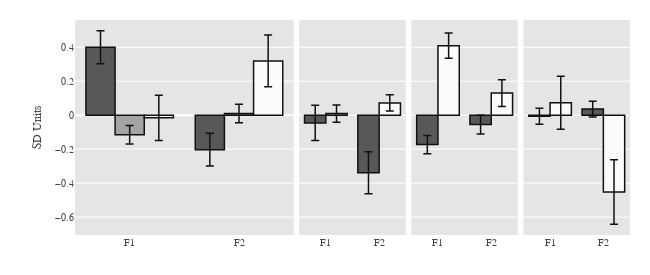

Here is the notebook cell this chart was saved with:
### Code cell
import plotly.graph_objects as go
bwmap = wc.create_mpl_cmap(plotly.colors.sequential.gray, alpha=1.0)

# age_edges = np.append(Zcc_.age.quantile(np.arange(0, 1, 1/5)).values, 100)
age_edges = np.array([18, 30, 60, 100])
age_bins = ['18-30', '30-60', '60+']
# age_bins = [f"{age_edges[i]:.0f}-{age_edges[i+1]:.0f}" for i in range(len(age_edges)-1)]
Zcc_['age_bin'] = pd.cut(Zcc_['age'], age_edges, labels=age_bins)

from plotly.subplots import make_subplots
plot_vars = ['age_bin', 'post_secondary', 'sex', 'SES']
fig = make_subplots(
    rows=1, cols=len(Xcovar)+1, shared_yaxes=True, horizontal_spacing = 0.01,
	specs=[[{'colspan': 2}, {'colspan': 1}, {'colspan': 1}, {'colspan': 1}, {'colspan': 1}]]
)

for ifig, x in enumerate(plot_vars):
	means = Zcc_.groupby(x).agg(['mean', 'count', 'std'])[fnames].stack(0)
	means['mean_se'] = means['std']/np.sqrt(means['count'])
	means = means.unstack(1).swaplevel(axis=1)
	grps = list(means.index.unique())
	ir, ic = 1, ifig+1
	if ifig > 0:
		ic += 1
	for itrace, g in enumerate(grps):
		cmap = wc.to_RGB_255(bwmap(np.linspace(0.4, 1.0, len(grps))))
		fig.add_trace(
			go.Bar(
				name=g, x=fnames, y=means.loc[g, idx[:, 'mean']],
				marker_color=cmap[itrace],
				error_y={
					'type': 'data', 
					'array': means.loc[g, idx[:, 'mean_se']]
				}),
		row=ir, col=ic)
		# fig.update_xaxes(title_text='Factor', row=1, col=ifig+2)

fig.update_yaxes(title_text='SD Units', row=1, col=1)
fig.update_layout(
	yaxis={'zerolinewidth': 2},
	template=wp.plotly_template(),
	showlegend=False,
	margin={'l': 75, 'b': 40, 't': 20, 'r': 20},
	width=650, height=275)
f
iplot(fig)

if False:
	fig.write_image('../images/Figure_2.svg')

### Figure 1 — Plotly figure (JSON) as saved in the notebook; plotly's stock layout.template omitted (floating-point values rounded to 4 significant figures)
{"data": [{"error_y": {"array": [0.09683, 0.09625], "type": "data"}, "marker": {"color": "rgb(89, 88, 88)"}, "name": "18-30", "type": "bar", "x": ["F1", "F2"], "xaxis": "x", "y": [0.4007, -0.2026], "yaxis": "y"}, {"error_y": {"array": [0.05433, 0.0545], "type": "data"}, "marker": {"color": "rgb(164, 164, 163)"}, "name": "30-60", "type": "bar", "x": ["F1", "F2"], "xaxis": "x", "y": [-0.1154, 0.01073], "yaxis": "y"}, {"error_y": {"array": [0.1333, 0.1519], "type": "data"}, "marker": {"color": "rgb(251, 251, 250)"}, "name": "60+", "type": "bar", "x": ["F1", "F2"], "xaxis": "x", "y": [-0.01522, 0.3199], "yaxis": "y"}, {"error_y": {"array": [0.1035, 0.1236], "type": "data"}, "marker": {"color": "rgb(89, 88, 88)"}, "name": "False", "type": "bar", "x": ["F1", "F2"], "xaxis": "x3", "y": [-0.04523, -0.3393], "yaxis": "y3"}, {"error_y": {"array": [0.05058, 0.04776], "type": "data"}, "marker": {"color": "rgb(251, 251, 250)"}, "name": "True", "type": "bar", "x": ["F1", "F2"], "xaxis": "x3", "y": [0.009611, 0.0721], "yaxis": "y3"}, {"error_y": {"array": [0.05385, 0.05519], "type": "data"}, "marker": {"color": "rgb(89, 88, 88)"}, "name": "Female", "type": "bar", "x": ["F1", "F2"], "xaxis": "x4", "y": [-0.1729, -0.05499], "yaxis": "y4"}, {"error_y": {"array": [0.07457, 0.07895], "type": "data"}, "marker": {"color": "rgb(251, 251, 250)"}, "name": "Male", "type": "bar", "x": ["F1", "F2"], "xaxis": "x4", "y": [0.4094, 0.1302], "yaxis": "y4"}, {"error_y": {"array": [0.04752, 0.04632], "type": "data"}, "marker": {"color": "rgb(89, 88, 88)"}, "name": "At or above poverty level", "type": "bar", "x": ["F1", "F2"], "xaxis": "x5", "y": [-0.005903, 0.03625], "yaxis": "y5"}, {"error_y": {"array": [0.1555, 0.19], "type": "data"}, "marker": {"color": "rgb(251, 251, 250)"}, "name": "Below poverty level", "type": "bar", "x": ["F1", "F2"], "xaxis": "x5", "y": [0.07363, -0.4521], "yaxis": "y5"}], "layout": {"height": 275, "margin": {"b": 40, "l": 75, "r": 20, "t": 20}, "showlegend": false, "width": 650, "xaxis": {"anchor": "y", "domain": [0, 0.394]}, "xaxis2": {"anchor": "y2", "domain": [0.202, 0.394]}, "xaxis3": {"anchor": "y3", "domain": [0.404, 0.596]}, "xaxis4": {"anchor": "y4", "domain": [0.606, 0.798]}, "xaxis5": {"anchor": "y5", "domain": [0.808, 1]}, "yaxis": {"anchor": "x", "domain": [0, 1], "title": {"text": "SD Units"}, "zerolinewidth": 2}, "yaxis2": {"anchor": "x2", "domain": [0, 1], "matches": "y", "showticklabels": false}, "yaxis3": {"anchor": "x3", "domain": [0, 1], "matches": "y", "showticklabels": false}, "yaxis4": {"anchor": "x4", "domain": [0, 1], "matches": "y", "showticklabels": false}, "yaxis5": {"anchor": "x5", "domain": [0, 1], "matches": "y", "showticklabels": false}}}
